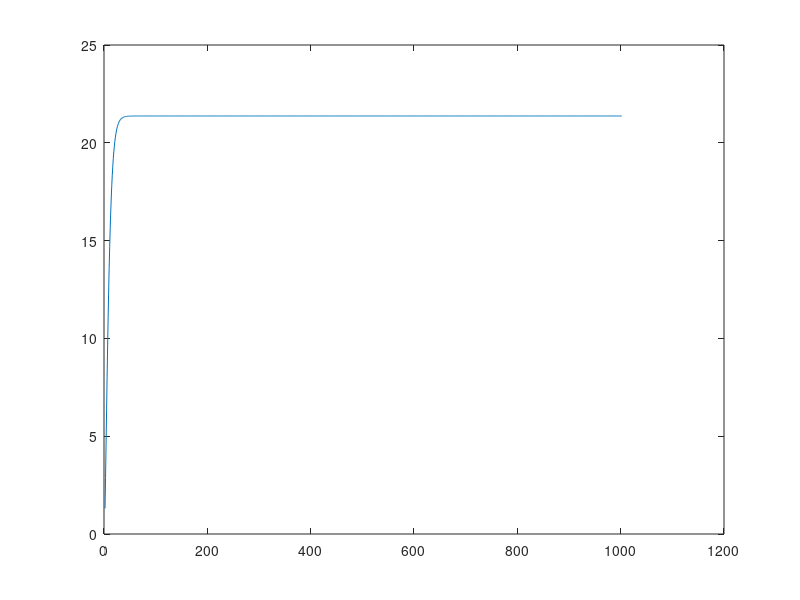
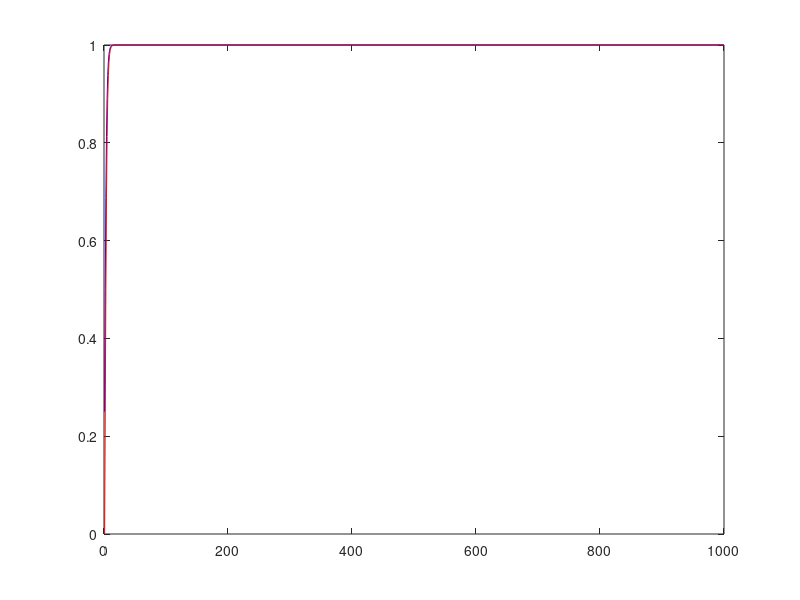

Recreate these plots in MATLAB, in order.
clc;
clear;
close all;

A = [1 ,1 ; .25*(1+sqrt(5)), .25*(1-sqrt(5))];
x = [1;1];

m = A\x;

A1 = m(1);
A2 = m(2);


for n = 0:4
    rn = A1*(.25*(1+5^.5))^n + A2*(.25*(1-5^.5))^n;
    fprintf("n=%d and r_n = %d\n", [n,rn])
end

r_n = (sqrt(5)+3)/(2*sqrt(5)) *((1+sqrt(5))/4)^4 + (sqrt(5)-3)/(2*sqrt(5)) *((1-sqrt(5))/4)^4 ;

arr = 2:1002;

arr_sol  = arr.*((sqrt(5)+1)/4).^(arr);

plot(arr,cumsum(arr_sol))


arr = 1:1000;

m1 = arr./(2.^(arr+1));
m2 = (arr-1)./(2.^arr);

figure
plot(arr,cumsum(m1),'b', arr,cumsum(m2),'r')


m1 = (1+sqrt(5))/4;
m2 = (1-sqrt(5))/4;

sum1 = (m1/(m1-1))*m1^-2*(sqrt(5)+3)/(8*sqrt(5))*(4*2*m1/(3-sqrt(5)));
sum2 = (m2/(m2-1))*m2^-2*(sqrt(5)-3)/(8*sqrt(5))*(4*2*m2/(3+sqrt(5)));

sum_tot = sum1+sum2;

% sum_tot = fn_sum(1000);

factor_1 = (1/4) * (sqrt(5)+3)/(2*sqrt(5)) * ((1+sqrt(5))/4)^(-2)  ;
factor_2 = (1/4) * (sqrt(5)-3)/(2*sqrt(5)) * ((1-sqrt(5))/4)^(-2);



%% calculation

m1 = 4/(1+sqrt(5));
c1 = (sqrt(5)+3)/(2*sqrt(5));

m2 = 4/(1-sqrt(5));
c2 = (sqrt(5)-3)/(2*sqrt(5));

% E  = .25*2 + .125*( m1^3 *c1 * (()/((m1 -1 )*(1-m1))) + m2^3 *c2 * (1/((m2 -1 )*(1-m2)))^2);


E2 = .25*2 + .25*( m1^1 *c1 * (1/((m1 -1 )*(1-m1))) + m2^1 *c2 * (1/((m2 -1 )*(1-m2))));





